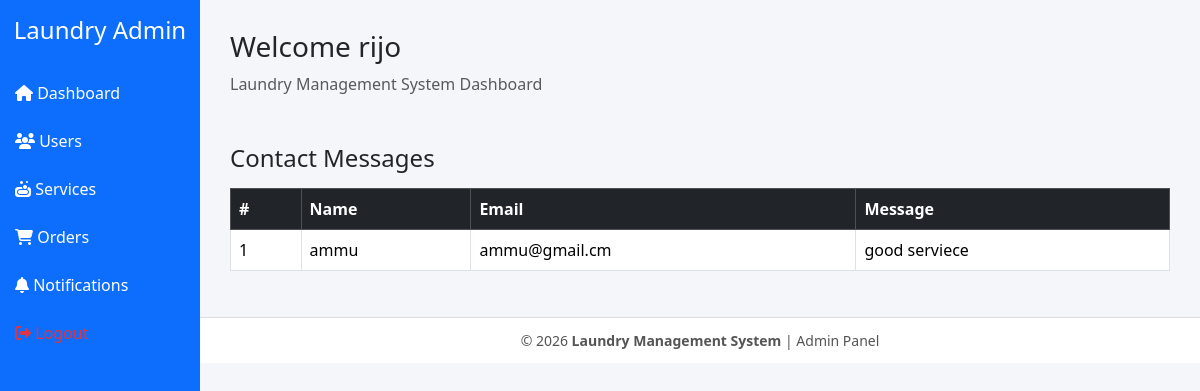
The page /Admin_Panel/view_response/ (signed in) on the database its author committed.
### User_Web/models.py (models this page shows)
class Contact_Db(models.Model):
    contact_name=models.CharField(max_length=100,null=True,blank=True)
    contact_email=models.EmailField(max_length=100,null=True,blank=True)
    contact_message=models.TextField(max_length=300,null=True,blank=True)

### Admin_Panel/views.py (the view)
# urls.py: path('view_response/', views.view_response, name='view_response'),
def view_response(request):
    data=Contact_Db.objects.all()
    return render(request,'view_response.html',
                  {'data':data})

### Admin_Panel/templates/view_response.html
{% extends 'base.html' %}
{% block content %}
<div class="container mt-4">
    <h4 class="mb-3">Contact Messages</h4>
    <table class="table table-bordered table-hover">
        <thead class="table-dark">
            <tr>
                <th>#</th>
                <th>Name</th>
                <th>Email</th>
                <th>Message</th>
            </tr>
        </thead>
        <tbody>
        {% for i in data %}
            <tr>
                <td>{{ forloop.counter }}</td>
                <td>{{ i.contact_name }}</td>
                <td>{{ i.contact_email }}</td>
                <td>{{ i.contact_message }}</td>
            </tr>
        {% empty %}
            <tr>
                <td colspan="4" class="text-center">No records found</td>
            </tr>
        {% endfor %}
        </tbody>
    </table>
</div>
{% endblock %}

### Admin_Panel/templates/base.html (style rules this page uses)
body { background-color: #f4f6f9; }

### rows shown on the page
Contact_Db: contact_name "ammu", contact_email "ammu@gmail.cm", contact_message "good serviece"

### other values the page prints
{{ request.session.username }} "rijo"
